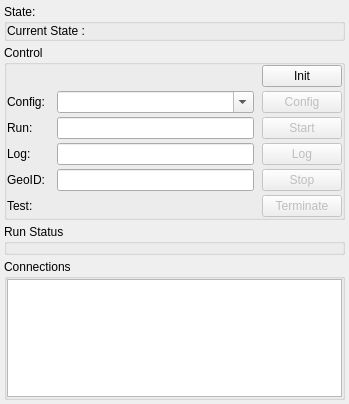
<?xml version="1.0" encoding="UTF-8"?>
<ui version="4.0">
 <class>wndRun</class>
 <widget class="QMainWindow" name="wndRun">
  <property name="enabled">
   <bool>true</bool>
  </property>
  <property name="geometry">
   <rect>
    <x>0</x>
    <y>0</y>
    <width>349</width>
    <height>404</height>
   </rect>
  </property>
  <property name="windowTitle">
   <string>eudaq Run Control</string>
  </property>
  <property name="windowIcon">
   <iconset>
    <normaloff>../../images/Icon_euRun.png</normaloff>../../images/Icon_euRun.png</iconset>
  </property>
  <widget class="QWidget" name="centralwidget">
   <layout class="QVBoxLayout">
    <property name="spacing">
     <number>4</number>
    </property>
    <property name="leftMargin">
     <number>4</number>
    </property>
    <property name="topMargin">
     <number>4</number>
    </property>
    <property name="rightMargin">
     <number>4</number>
    </property>
    <property name="bottomMargin">
     <number>4</number>
    </property>
    <item>
     <widget class="QGroupBox" name="grpCurrentState">
      <property name="title">
       <string>State:</string>
      </property>
      <layout class="QHBoxLayout">
       <property name="leftMargin">
        <number>0</number>
       </property>
       <property name="topMargin">
        <number>0</number>
       </property>
       <property name="rightMargin">
        <number>0</number>
       </property>
       <property name="bottomMargin">
        <number>0</number>
       </property>
       <item>
        <widget class="QLabel" name="lblCurrent">
         <property name="text">
          <string>Current State :</string>
         </property>
        </widget>
       </item>
      </layout>
     </widget>
    </item>
    <item>
     <widget class="QGroupBox" name="grpControl">
      <property name="title">
       <string>Control</string>
      </property>
      <layout class="QGridLayout">
       <property name="leftMargin">
        <number>0</number>
       </property>
       <property name="topMargin">
        <number>0</number>
       </property>
       <property name="rightMargin">
        <number>0</number>
       </property>
       <property name="bottomMargin">
        <number>0</number>
       </property>
       <property name="horizontalSpacing">
        <number>8</number>
       </property>
       <property name="verticalSpacing">
        <number>4</number>
       </property>
       <item row="1" column="0">
        <widget class="QLabel" name="lblConfig">
         <property name="text">
          <string>Config: </string>
         </property>
        </widget>
       </item>
       <item row="2" column="0">
        <widget class="QLabel" name="lblRunmsg">
         <property name="text">
          <string>Run: </string>
         </property>
        </widget>
       </item>
       <item row="3" column="2">
        <widget class="QPushButton" name="btnLog">
         <property name="enabled">
          <bool>false</bool>
         </property>
         <property name="toolTip">
          <string>Send a log message</string>
         </property>
         <property name="text">
          <string>Log</string>
         </property>
        </widget>
       </item>
       <item row="3" column="1">
        <widget class="QLineEdit" name="txtLogmsg">
         <property name="toolTip">
          <string>Send a message to the LogCollector</string>
         </property>
        </widget>
       </item>
       <item row="2" column="1">
        <widget class="QLineEdit" name="txtRunmsg">
         <property name="toolTip">
          <string>An optional message to add to the Run</string>
         </property>
        </widget>
       </item>
       <item row="1" column="1">
        <widget class="QComboBox" name="cmbConfig">
         <property name="sizePolicy">
          <sizepolicy hsizetype="Expanding" vsizetype="Fixed">
           <horstretch>0</horstretch>
           <verstretch>0</verstretch>
          </sizepolicy>
         </property>
         <property name="toolTip">
          <string>Select configuration to use</string>
         </property>
         <property name="editable">
          <bool>true</bool>
         </property>
         <property name="maxVisibleItems">
          <number>16</number>
         </property>
         <property name="insertPolicy">
          <enum>QComboBox::InsertAlphabetically</enum>
         </property>
        </widget>
       </item>
       <item row="2" column="2">
        <widget class="QPushButton" name="btnStart">
         <property name="enabled">
          <bool>false</bool>
         </property>
         <property name="toolTip">
          <string>Start a run</string>
         </property>
         <property name="text">
          <string>Start</string>
         </property>
        </widget>
       </item>
       <item row="3" column="0">
        <widget class="QLabel" name="lblLogmsg">
         <property name="text">
          <string>Log: </string>
         </property>
        </widget>
       </item>
       <item row="1" column="2">
        <widget class="QPushButton" name="btnConfig">
         <property name="enabled">
          <bool>false</bool>
         </property>
         <property name="sizePolicy">
          <sizepolicy hsizetype="Minimum" vsizetype="Fixed">
           <horstretch>0</horstretch>
           <verstretch>0</verstretch>
          </sizepolicy>
         </property>
         <property name="toolTip">
          <string>Configure using the selected configuration</string>
         </property>
         <property name="text">
          <string>Config</string>
         </property>
        </widget>
       </item>
       <item row="4" column="2">
        <widget class="QPushButton" name="btnStop">
         <property name="enabled">
          <bool>false</bool>
         </property>
         <property name="toolTip">
          <string>Stop a run</string>
         </property>
         <property name="text">
          <string>Stop</string>
         </property>
        </widget>
       </item>
       <item row="5" column="2">
        <widget class="QPushButton" name="btnTerminate">
         <property name="enabled">
          <bool>false</bool>
         </property>
         <property name="toolTip">
          <string>Terminate the DAQ session</string>
         </property>
         <property name="text">
          <string>Terminate</string>
         </property>
        </widget>
       </item>
       <item row="4" column="0">
        <widget class="QLabel" name="lblGeoID">
         <property name="text">
          <string>GeoID:</string>
         </property>
        </widget>
       </item>
       <item row="5" column="0">
        <widget class="QLabel" name="lblTest">
         <property name="text">
          <string>Test:</string>
         </property>
        </widget>
       </item>
       <item row="4" column="1">
        <widget class="QLineEdit" name="txtGeoID">
         <property name="toolTip">
          <string>Double-click to change GeoID</string>
         </property>
         <property name="readOnly">
          <bool>true</bool>
         </property>
        </widget>
       </item>
       <item row="0" column="2">
        <widget class="QPushButton" name="btnInit">
         <property name="text">
          <string>Init</string>
         </property>
        </widget>
       </item>
      </layout>
     </widget>
    </item>
    <item>
     <widget class="QGroupBox" name="grpStatus">
      <property name="title">
       <string>Run Status</string>
      </property>
      <layout class="QGridLayout">
       <property name="leftMargin">
        <number>0</number>
       </property>
       <property name="topMargin">
        <number>0</number>
       </property>
       <property name="rightMargin">
        <number>0</number>
       </property>
       <property name="bottomMargin">
        <number>0</number>
       </property>
       <property name="horizontalSpacing">
        <number>8</number>
       </property>
       <property name="verticalSpacing">
        <number>4</number>
       </property>
      </layout>
     </widget>
    </item>
    <item>
     <widget class="QGroupBox" name="grpConnections">
      <property name="title">
       <string>Connections</string>
      </property>
      <layout class="QVBoxLayout">
       <property name="spacing">
        <number>4</number>
       </property>
       <property name="leftMargin">
        <number>0</number>
       </property>
       <property name="topMargin">
        <number>0</number>
       </property>
       <property name="rightMargin">
        <number>0</number>
       </property>
       <property name="bottomMargin">
        <number>0</number>
       </property>
       <item>
        <widget class="QTreeView" name="viewConn">
         <property name="toolTip">
          <string>Processes connected to the Run Control</string>
         </property>
         <property name="rootIsDecorated">
          <bool>false</bool>
         </property>
         <property name="sortingEnabled">
          <bool>true</bool>
         </property>
        </widget>
       </item>
      </layout>
     </widget>
    </item>
   </layout>
  </widget>
  <widget class="QMenuBar" name="menubar">
   <property name="geometry">
    <rect>
     <x>0</x>
     <y>0</y>
     <width>349</width>
     <height>25</height>
    </rect>
   </property>
  </widget>
 </widget>
 <tabstops>
  <tabstop>btnConfig</tabstop>
  <tabstop>txtRunmsg</tabstop>
  <tabstop>btnStart</tabstop>
  <tabstop>txtLogmsg</tabstop>
  <tabstop>btnLog</tabstop>
 </tabstops>
 <resources/>
 <connections>
  <connection>
   <sender>txtRunmsg</sender>
   <signal>returnPressed()</signal>
   <receiver>btnStart</receiver>
   <slot>animateClick()</slot>
   <hints>
    <hint type="sourcelabel">
     <x>247</x>
     <y>101</y>
    </hint>
    <hint type="destinationlabel">
     <x>299</x>
     <y>102</y>
    </hint>
   </hints>
  </connection>
  <connection>
   <sender>txtLogmsg</sender>
   <signal>returnPressed()</signal>
   <receiver>btnLog</receiver>
   <slot>animateClick()</slot>
   <hints>
    <hint type="sourcelabel">
     <x>238</x>
     <y>134</y>
    </hint>
    <hint type="destinationlabel">
     <x>292</x>
     <y>138</y>
    </hint>
   </hints>
  </connection>
 </connections>
</ui>
